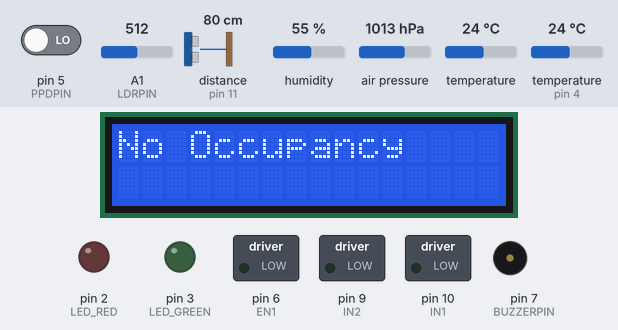
A sketch run on a simulated Arduino Uno, built with avr-gcc and run on an emulated ATmega328P. Parts: 16×2 character LCD, switched loads named in the sketch (green lamp = pin HIGH), output pins drawn as LEDs (lit = HIGH), buzzer (waves = sounding). Wiring (inferred from the names in the program): ultrasonic range finder: trigger pin 12; echo pin 11. The inputs (shaded band) are chosen by the test bench; at power-on: distance to the obstacle (sensor on pin 11) 80 cm, humidity 55 %, temperature 24 °C, pin 5 (PPDPIN) LOW, A1 (LDRPIN) = 512, air pressure 1013 hPa, temperature (sensor on pin 4) 24 °C. The echo pulse lasts 58.3 µs per cm; pins used as bus, display or sensor lines are not drawn; what the sketch prints to the serial monitor is not drawn.

Above: at 3.7 s.
3.8 s: distance to the obstacle (sensor on pin 11) set to 56 cm
7.4 s: distance to the obstacle (sensor on pin 11) set to 48 cm
At 10.4 s:
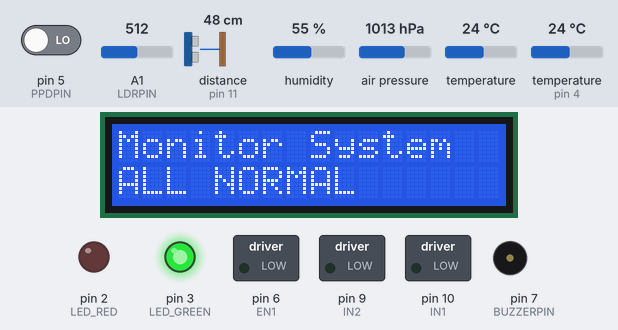
10.7 s: humidity set to 42 %
18.4 s: humidity set to 38 %
At 22.2 s:
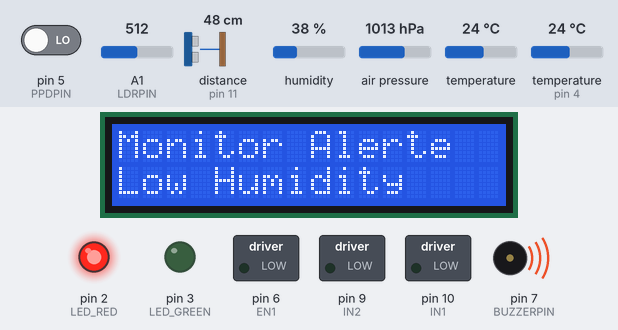
23.0 s: temperature (sensor 0) set to 28 °C
30.7 s: temperature (sensor 0) set to 31 °C
At 34.1 s:
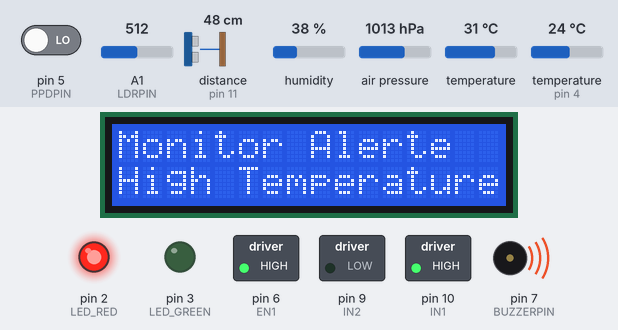
Timing chart, 0 to 35.6 s (numbered marks = the images above; inputs shaded):
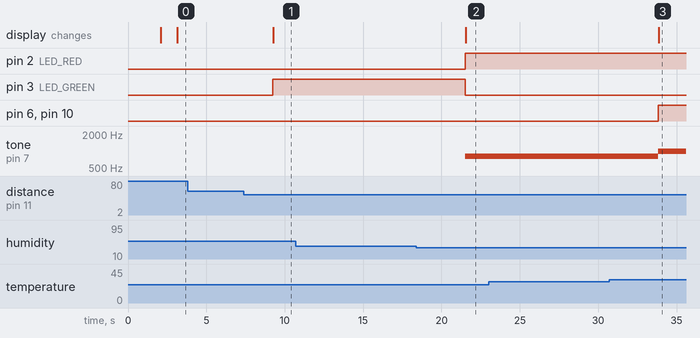

Measured:
- the behaviour switches between 51 and 50 cm on distance to the obstacle (sensor on pin 11) (found by bisection; images 0 and 1)
- the behaviour switches between 40 and 39 % on humidity (found by bisection; images 1 and 2)
- the behaviour switches between 29 and 30 °C on temperature (sensor 0) (found by bisection; images 2 and 3)
- after the input at 3.8 s, every drawn part: stays the same
- after the input at 7.4 s, pin 3 (LED_GREEN): LOW → HIGH after 1.8 s; the display: changes after 1.9 s (image 1)
- after the input at 10.7 s, every drawn part: stays the same
- after the input at 18.4 s, pin 2 (LED_RED): LOW → HIGH after 3.1 s; pin 3 (LED_GREEN): HIGH → LOW after 3.1 s; tone on pin 7 (BUZZERPIN): silent → 800 Hz after 3.1 s; the display: changes after 3.2 s (image 2)
- after the input at 23.0 s, every drawn part: stays the same
- after the input at 30.7 s, pin 6 (EN1), pin 10 (IN1): LOW → HIGH after 3.1 s; tone on pin 7 (BUZZERPIN): 800 Hz → 1000 Hz after 3.1 s; the display: changes after 3.2 s (image 3)

The sketch:

LAB7_CODE_PROTEUS.ino
```cpp
#include <Wire.h>
#include <LiquidCrystal_I2C.h>
#include <Adafruit_BMP085.h>
#include <DHT.h>

// ------------------- SENSOR DEFINITIONS -------------------
#define LED_RED 2
#define LED_GREEN 3
#define DHTPIN 4
#define PPDPIN 5
#define DHTTYPE DHT11
#define TRIG 12
#define ECHO 11
#define LDRPIN A1
#define BUZZERPIN 7

// ------------------- MOTOR DRIVER PINS -------------------
#define EN1 6
#define IN1 10
#define IN2 9

// ------------------- OBJECT DECLARATIONS -------------------
LiquidCrystal_I2C lcd(0x20, 16, 2);
Adafruit_BMP085 bmp;
DHT dht(DHTPIN, DHTTYPE);

// ------------------- VARIABLES -------------------
float temperatureDHT, humidity;
float temperatureBMP, pressure;
float distance, lightLevel, dustValue;

int occupancy = 0;   // FIELD 2
int fanState = 0;    // FIELD 9

// ------------------- ULTRASONIC FUNCTION -------------------
float getDistance() {
  digitalWrite(TRIG, LOW);
  delayMicroseconds(2);
  digitalWrite(TRIG, HIGH);
  delayMicroseconds(10);
  digitalWrite(TRIG, LOW);
  float duration = pulseIn(ECHO, HIGH);
  return (duration * 0.0343) / 2;
}

// ------------------- SETUP -------------------
void setup() {
  pinMode(TRIG, OUTPUT);
  pinMode(ECHO, INPUT);
  pinMode(LED_RED, OUTPUT);
  pinMode(LED_GREEN, OUTPUT);
  pinMode(LDRPIN, INPUT);
  pinMode(PPDPIN, INPUT);
  pinMode(IN1, OUTPUT);
  pinMode(IN2, OUTPUT);
  pinMode(EN1, OUTPUT);
  pinMode(BUZZERPIN, OUTPUT);

  Serial.begin(9600);
  lcd.init();
  lcd.backlight();

  dht.begin();
  bmp.begin();

  lcd.setCursor(0, 0);
  lcd.print("ENVIRONMENT SYST");
  delay(2000);
  lcd.clear();
}

// ------------------- LOOP -------------------
void loop() {
  // --- Sensor Readings ---
  distance = getDistance();
  humidity = dht.readHumidity();
  temperatureDHT = dht.readTemperature();
  temperatureBMP = bmp.readTemperature();
  pressure = bmp.readPressure() / 100.0;
  lightLevel = analogRead(LDRPIN);
  unsigned long duration = pulseIn(PPDPIN, LOW);
  dustValue = duration / 1000.0;

  lcd.clear();

  // ------------------- OCCUPANCY -------------------
  if (distance >= 50) {
    occupancy = 0;
    digitalWrite(LED_RED, LOW);
    digitalWrite(LED_GREEN, LOW);
    noTone(BUZZERPIN);

    fanState = 0;
    digitalWrite(EN1, LOW);
    analogWrite(IN1, LOW);
    analogWrite(IN2, LOW);

    lcd.setCursor(0, 0);
    lcd.print("No Occupancy");

  } else {
    occupancy = 1;
    lcd.setCursor(0, 0);
    lcd.print("Monitor Active");

    // --- R2: High Temperature ---
    if (temperatureDHT >= 30 || temperatureBMP >= 30) {
      digitalWrite(LED_RED, HIGH);
      digitalWrite(LED_GREEN, LOW);
      tone(BUZZERPIN, 1000);

      fanState = 1;
      digitalWrite(EN1, HIGH);
      analogWrite(IN1, 255);
      analogWrite(IN2, LOW);

      lcd.setCursor(0, 0);
      lcd.print("Monitor Alert");
      lcd.setCursor(0, 1);
      lcd.print("High Temperature");
    }
    // --- R3: Poor Air Quality ---
    else if (dustValue > 150) {
      digitalWrite(LED_RED, HIGH);
      digitalWrite(LED_GREEN, LOW);
      tone(BUZZERPIN, 1000);

      fanState = 1;
      digitalWrite(EN1, HIGH);
      analogWrite(IN1, 255);
      analogWrite(IN2, LOW);

      lcd.setCursor(0, 0);
      lcd.print("Monitor Alert");
      lcd.setCursor(0, 1);
      lcd.print("Poor Air Quality");
    }
    // --- R4: High Humidity ---
    else if (humidity > 70) {
      digitalWrite(LED_RED, HIGH);
      digitalWrite(LED_GREEN, LOW);
      tone(BUZZERPIN, 1000);

      fanState = 1;
      digitalWrite(EN1, HIGH);
      analogWrite(IN1, 255);
      analogWrite(IN2, LOW);

      lcd.setCursor(0, 0);
      lcd.print("Monitor Alert");
      lcd.setCursor(0, 1);
      lcd.print("High Humidity");
    }
    // --- R5: Low Humidity ---
    else if (humidity < 40) {
      digitalWrite(LED_RED, HIGH);
      digitalWrite(LED_GREEN, LOW);
      tone(BUZZERPIN, 800);

      fanState = 0;
      digitalWrite(EN1, LOW);
      analogWrite(IN1, LOW);
      analogWrite(IN2, LOW);

      lcd.setCursor(0, 0);
      lcd.print("Monitor Alert");
      lcd.setCursor(0, 1);
      lcd.print("Low Humidity");
    }
    // --- R8: All Normal ---
    else {
      digitalWrite(LED_RED, LOW);
      digitalWrite(LED_GREEN, HIGH);
      noTone(BUZZERPIN);

      fanState = 0;
      digitalWrite(EN1, LOW);
      analogWrite(IN1, LOW);
      analogWrite(IN2, LOW);

      lcd.setCursor(0, 0);
      lcd.print("Monitor System");
      lcd.setCursor(0, 1);
      lcd.print("ALL NORMAL");
    }
  }

  // ------------------- TIMESTAMP -------------------
  unsigned long timestamp = millis() / 1000;  // Simulated Unix time for Proteus

  // ------------------- CSV FORMAT (9 FIELDS) -------------------
  String csvData =
    String(timestamp) + "," +
    String(occupancy) + "," +
    String(temperatureDHT, 2) + "," +
    String(humidity, 2) + "," +
    String(pressure, 2) + "," +
    String(dustValue, 2) + "," +
    String(lightLevel, 2) + "," +
    String(distance, 2) + "," +
    String(fanState);

  Serial.println(csvData);

  delay(2000);
}
```
